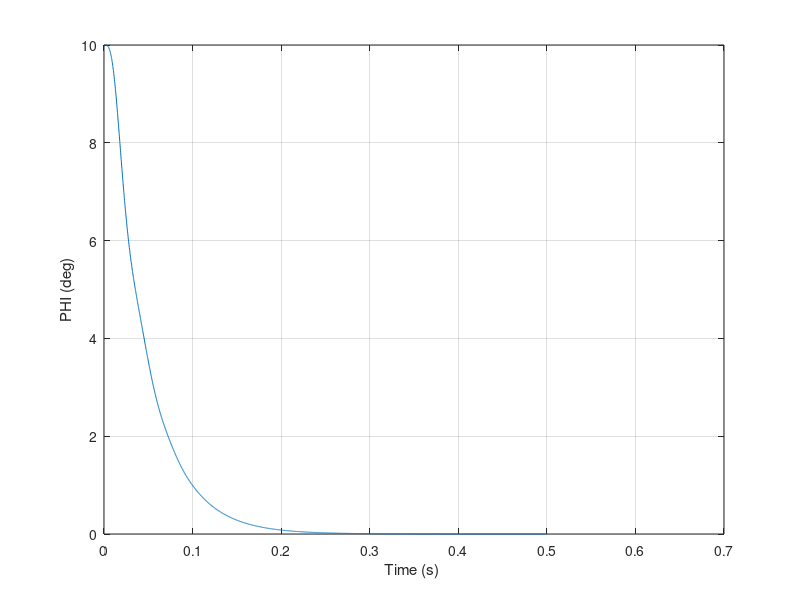
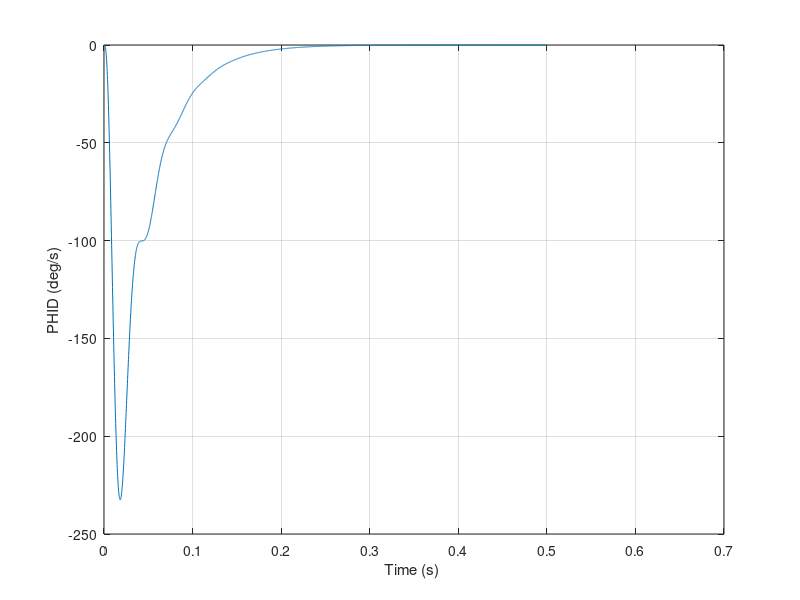
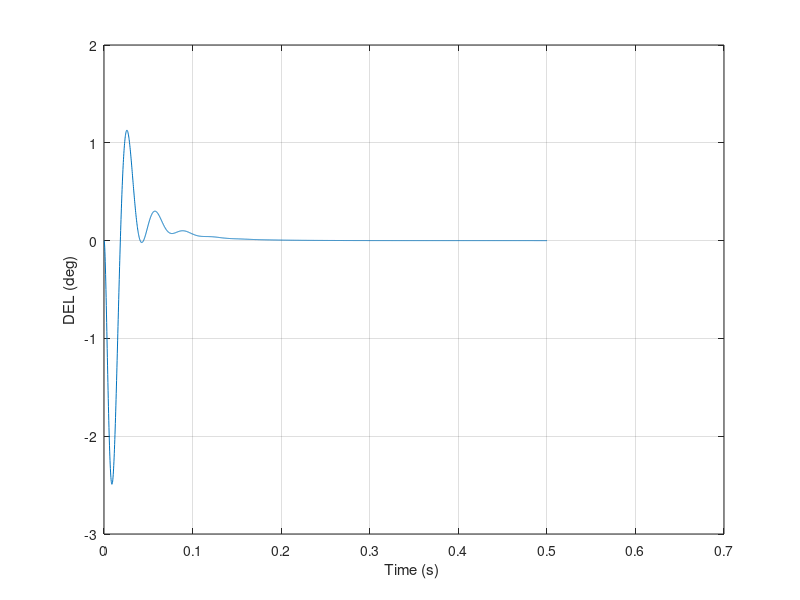

MATLAB code to generate these figures, in order:
clear
count=0;
WG=200.;
ZG=.5;
WACT=100.;
ZACT=.65;
XKD=9000.;
WR=2.;
C1=3.;
C2=.127;
C3=8.84;
C4=.031;
C5=.0152;
C6=.0000768;
T=0;
H=.0002;
S=0.;
PHI=10.;
PHID=0.;
DEL=0.;
DELD=0.;
PHIM=10.;
PHIMD=0.;
PHIMDD=0.;
while ~(T>.5)
	S=S+H;
	PHIOLD=PHI;
	PHIDOLD=PHID;
	DELOLD=DEL;
	DELDOLD=DELD;
	PHIMOLD=PHIM;
	PHIMDOLD=PHIMD;
	PHIMDDOLD=PHIMDD;
	STEP=1;
	FLAG=0;
	while STEP <=1
		if FLAG==1
			STEP=2;	
			PHI=PHI+H*PHID;
			PHID=PHID+H*PHIDD;
			DEL=DEL+H*DELD;
			DELD=DELD+H*DELDD;
			PHIM=PHIM+H*PHIMD;
			PHIMD=PHIMD+H*PHIMDD;
			PHIMDD=PHIMDD+H*PHIMDDD;
			T=T+H;
		end
		DELC=-C1*PHI-C2*PHID-C3*DEL-C4*DELD-C5*PHIMD-C6*PHIMDD;
		DELDD=WACT*WACT*(DELC-DEL-2.*ZACT*DELD/WACT);
		E=DEL;
		PHIDD=XKD*E-WR*PHID;
		PHIMDDD=WG*WG*(PHID-PHIMD-2.*ZG*PHIMDD/WG);
		FLAG=1;
	end
	FLAG=0;
	PHI=.5*(PHIOLD+PHI+H*PHID);
	PHID=.5*(PHIDOLD+PHID+H*PHIDD);
	if S>=.0-9999	
		S=0.;
		count=count+1;
		ArrayT(count)=T;
		ArrayPHI(count)=PHI;
		ArrayPHID(count)=PHID;
		ArrayDEL(count)=DEL;
	end
end
figure
plot(ArrayT,ArrayPHI),grid
xlabel('Time (s) ')
ylabel('PHI (deg)')
clc
figure
plot(ArrayT,ArrayPHID),grid
xlabel('Time (s) ')
ylabel('PHID (deg/s)')
figure
plot(ArrayT,ArrayDEL),grid
xlabel('Time (s) ')
ylabel('DEL (deg)')
clc
clc
output=[ArrayT',ArrayPHI',ArrayPHID',ArrayDEL'];
save datfil.txt output -ascii
disp '*** Simulation Complete'
